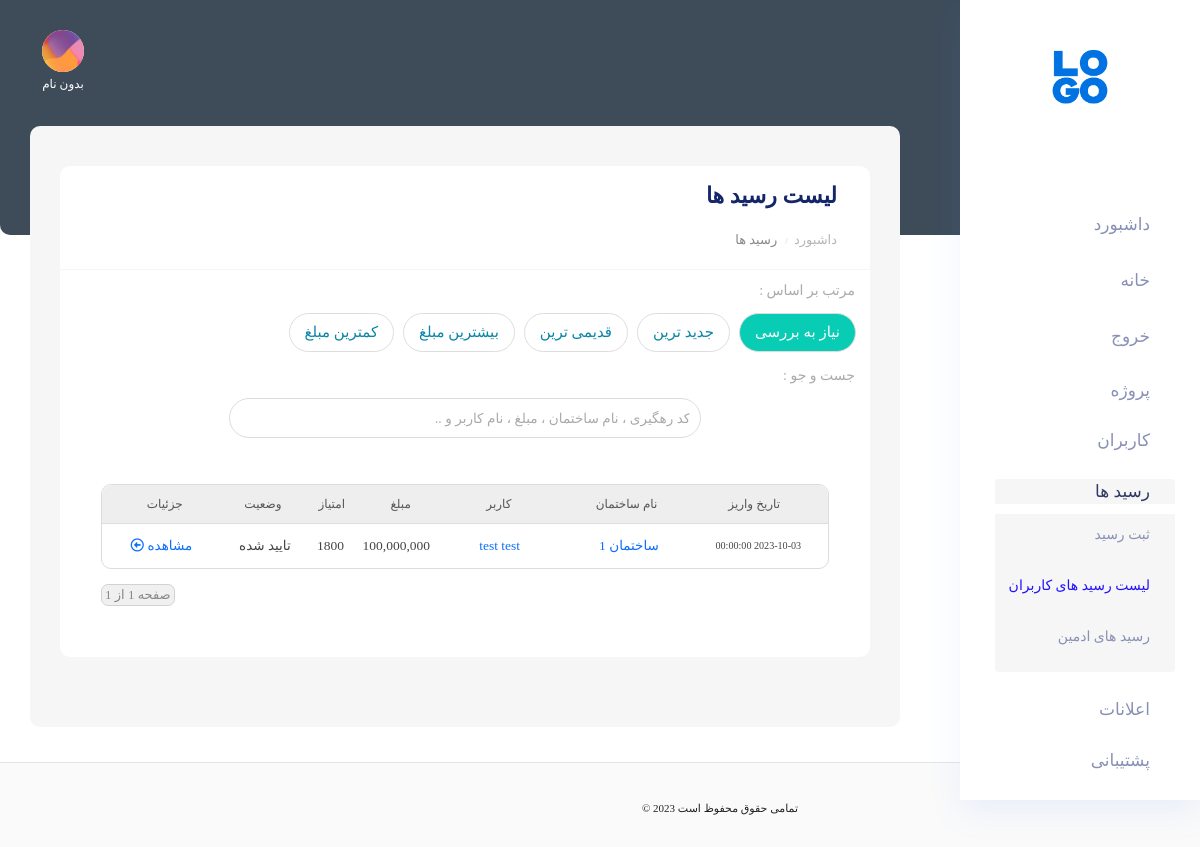
Before: /u/dashboard/receipt/list (signed in) with the older database file.
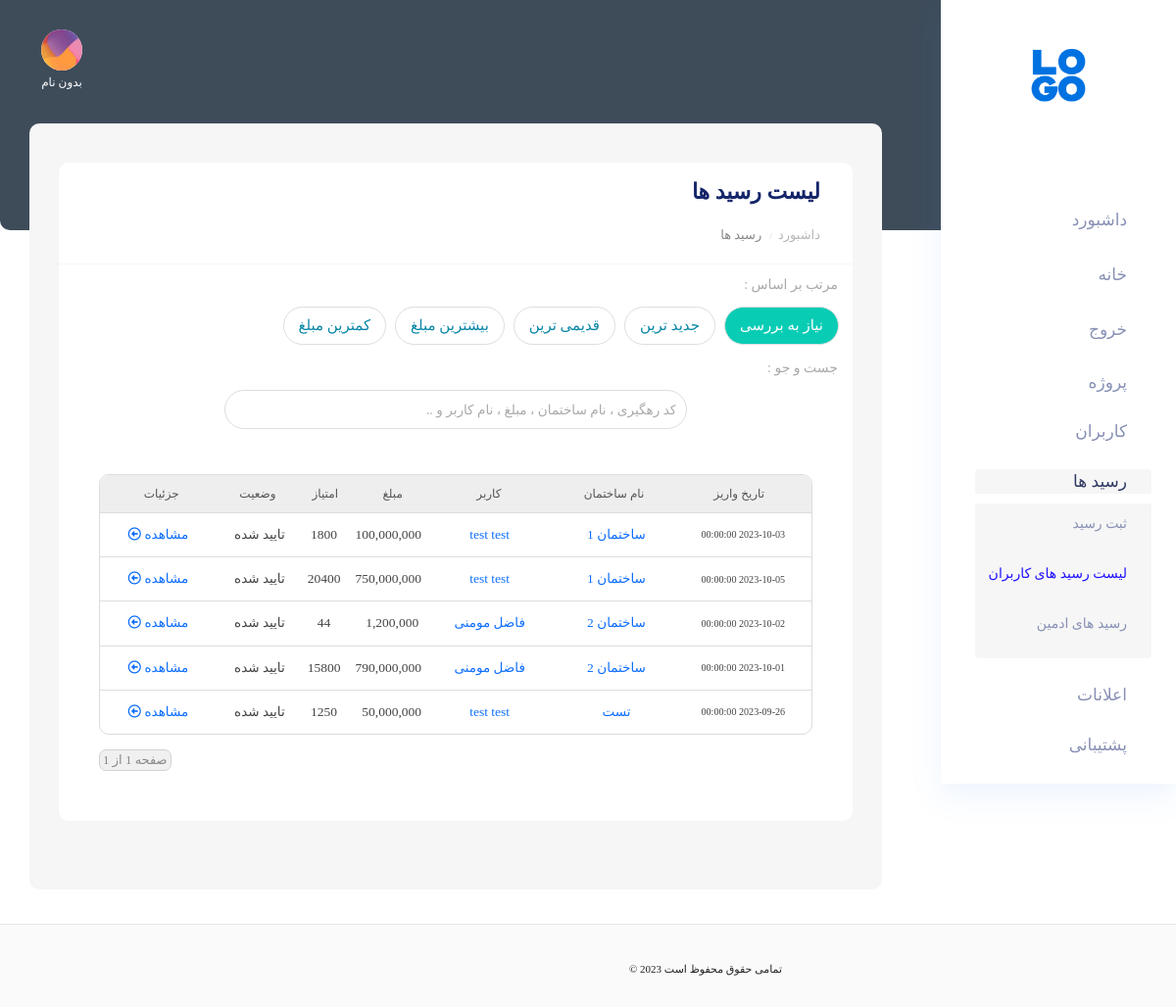
After: the same page with the newer database file.
### receipt/models.py (models this page shows, shortened)
class ReceiptAbstract(BaseModel):
    STATUS_OPTIONS = (
        ('accepted', 'تایید شده'),
        ('pending', 'در صف'),
        ('rejected', 'رد شده')
    )
    tracking_code = models.CharField(max_length=10, default=random_str)
    status = models.CharField(max_length=15, choices=STATUS_OPTIONS, default='pending')
    user = models.ForeignKey('account.User', on_delete=models.CASCADE)
    building = models.ForeignKey(Building, on_delete=models.CASCADE)
    bank_name = models.CharField(max_length=100)
    depositor_name = models.CharField(max_length=100)
    deposit_datetime = models.DateTimeField()
    description = models.TextField(null=True, blank=True)  # by user
    note = models.TextField(null=True, blank=True)  # by admin
    amount = models.PositiveBigIntegerField()
    picture = models.ImageField(upload_to=upload_receipt_pic_src, max_length=3000)
    submited_at = models.DateTimeField(auto_now_add=True)
    ratio_score = models.FloatField(default=1, validators=[MinValueValidator(0), MaxValueValidator(4)])
    class Meta:
        abstract = True
        ordering = '-id',
    def get_deposit_datetime(self):
        return self.deposit_datetime.strftime('%Y-%m-%d %H:%M:%S')

class Receipt(ReceiptAbstract):
    def get_score(self):
        score = 1
        try:
            amount = self.amount
            time_now = utils.get_time(None)
            amount_million = amount / 1_000_000
            days = (time_now - self.deposit_datetime).days or 1
            score = int(days * amount_million) or 1
        except ZeroDivisionError:
            pass
        if score < 0:
            score = 0
        score = score * self.ratio_score
        score = int(score)
        return score
    def get_absolute_url(self):
        return reverse('receipt:receipt_dashboard_detail', args=(self.id,))

class Building(BaseModel):
    name = models.CharField(max_length=200)
    address = models.TextField()
    description = models.TextField(null=True, blank=True)
    project = models.ForeignKey('Project', on_delete=models.CASCADE,null=True)
    is_active = models.BooleanField(default=True)
    progress_percentage = models.IntegerField(default=0, validators=[MinValueValidator(0), MaxValueValidator(100)])
    class Meta:
        ordering = '-id',
    def get_absolute_url(self):
        return reverse('receipt:building_dashboard_detail', args=(self.id,))

### account/models.py (models this page shows, shortened)
class User(AbstractUser):
    ROLE_USER_OPTIONS = (
        ('normal_user', 'کاربر عادی'),
        ('financial_user', 'ادمین مالی'),
        ('super_user', 'ادمین وِیژه'),
    )
    first_name = models.CharField("first name", max_length=150, blank=True, default="بدون نام")
    username = None
    email = models.EmailField("email address", null=True, blank=True, unique=True)
    phonenumber = PhoneNumberField(region='IR', unique=True)
    is_phonenumber_confirmed = models.BooleanField(default=False)
    role = models.CharField(max_length=20, choices=ROLE_USER_OPTIONS, default='normal_user')
    USERNAME_FIELD = "phonenumber"
    REQUIRED_FIELDS = []
    objects = CustomBaseUserManager()
    normal_user = NormalUserManager()
    financial_user = FinancialUserManager()
    super_user = SuperUserManager()
    class Meta:
        ordering = '-id',
    @property
    def is_admin(self):
        return True if self.role in settings.ADMIN_USER_ROLES else False
    @property
    def is_common_admin(self):
        return True if self.role in settings.COMMON_ADMIN_USER_ROLES else False
    @property
    def is_super_admin(self):
        return True if self.role in settings.SUPER_ADMIN_ROLES else False
    def get_full_name(self):
        fl = f'{self.first_name} {self.last_name}'.strip() or 'بدون نام'
        return fl
    def get_image_url(self):
        return '/static/images/dashboard/client_img.png'
    def get_absolute_url(self):
        return reverse('account:user_detail', args=(self.id,))

### receipt/views/dashboard.py (the view, shortened to what this page needs)
# urls.py: path('u/dashboard/receipt/list', dashboard.ReceiptList.as_view(), name='receipt_dashboard_list'),
class ReceiptList(LoginRequiredMixinCustom, View):
    def sort(self, request, objects):
        sort_by = request.GET.get('sort_by', 'need_to_check')
        if sort_by == 'latest':
            objects = objects.order_by('-id')
        elif sort_by == 'oldest':
            objects = objects.order_by('id')
        elif sort_by == 'highest_amount':
            objects = objects.order_by('-amount')
        elif sort_by == 'lowset_amount':
            objects = objects.order_by('amount')
        elif sort_by == 'need_to_check':
            objects = objects.order_by(Case(
                When(status="pending", then=Value(1)),
                When(status="rejected", then=Value(2)),
                When(status="accepted", then=Value(3)),
                default=Value(3)
            )
            )
        return objects
    def search(self, request, objects):
        s = request.GET.get('search')
        if not s:
            return objects
    def get_pagination(self, request, objects):
        page_num = request.GET.get('page', 1)
        pagination = Paginator(objects, 20)
        pagination = pagination.get_page(page_num)
        objects = pagination.object_list
        return objects, pagination
    def get_context(self, request):
        user = request.user
        if user.is_admin:
            receipts = models.Receipt.objects.exclude(receipttask__status='rejected').exclude(
                receipttask__status='pending')
        else:
            receipts = user.get_receipts()
        receipts = self.search(request, receipts)
        receipts = self.sort(request, receipts)
        receipts, pagination = self.get_pagination(request, receipts)
        context = {
            'receipts': receipts,
            'pagination': pagination
        }
        return context
    def get(self, request):
        context = self.get_context(request)
        return render(request, 'receipt/dashboard/receipt/list.html', context)

### core/auth/mixins.py (called while the page is built)
    def dispatch(self, request, *args, **kwargs):
        if not request.user.is_authenticated:
            return self.handle_no_permission()
        if not request.user.is_phonenumber_confirmed:
            return redirect('account:confirm_phonenumber')
        return super().dispatch(request, *args, **kwargs)

### core/utils.py (called while the page is built)
def get_time(frmt='%Y-%m-%d_%H:%M'):
    t = timezone.now()
    if frmt is not None:
        t = t.strftime(frmt)
    return t

### receipt/templates/receipt/dashboard/receipt/list.html (shortened to what the changed rows need)
{% extends 'account/dashboard/components/base/base_template.html' %}
{% block Content %}
    <section class="main_content dashboard_part large_header_bg">
        <div class="main_content_iner">
            <div class="container-fluid p-0 ">
                <div class="col-lg-12">
                    <div class="white_card mb_30">
                        <div class="white_card_body">
                            <div class="card-body">
                                <div class="list-row">
                                    {% for receipt in receipts %}
                                        <div class="detail-row">
                                            <div class="col-2 datetime-convert font-75">
                                                {{ receipt.get_deposit_datetime }}
                                            </div>
                                            <div class="col-2">
                                                <a href="{{ receipt.building.get_absolute_url }}">
                                                    {{ receipt.building.name|truncatechars:30 }}
                                                </a>
                                            </div>
                                            {% if user.is_admin %}
                                                <div class="col-2">
                                                    <a href="{{ receipt.user.get_absolute_url }}">
                                                        {{ receipt.user.get_full_name|truncatechars:10 }}
                                                    </a>
                                                </div>
                                            {% endif %}
                                            <div class="col-1">
                                                <span class="price-el">{{ receipt.amount }}</span>
                                            </div>
                                            <div class="col-1">
                                                {{ receipt.get_score }}
                                            </div>
                                            <div class="col-1">
                                                {% if receipt.status == 'accepted' %}
                                                    تایید شده
                                                    <i class="fa fa-check-circle font-size-10 text-success"></i>
                                                {% elif receipt.status == 'pending' %}
                                                    در صف
                                                    <i class="fa fa-spinner font-size-10 text-warning"></i>
                                                {% elif receipt.status == 'rejected' %}
                                                    رد شده
                                                    <i class="fa fa-times-circle font-size-10 text-danger"></i>
                                                {% endif %}
                                            </div>
                                            <div class="col-2">
                                                <a href="{{ receipt.get_absolute_url }}">
                                                    مشاهده
                                                    <i class="far fa-arrow-alt-circle-left"></i>
                                                </a>
                                            </div>
                                        </div>
                                    {% endfor %}
                                </div>
                            </div>
                        </div>
                    </div>
                </div>
            </div>
        </div>
    </section>
{% endblock %}

Changed rows visible on the page:
now on this page (row edited): Receipt: get_deposit_datetime "2023-10-05 00:00:00", building.name "ساختمان 1", user.get_full_name "test test", amount "750,000,000", get_score "20400", status "تایید شده"
added Receipt: get_deposit_datetime "2023-10-02 00:00:00", building.name "ساختمان 2", user.get_full_name "فاضل مومنی", amount "1,200,000", get_score "44", status "تایید شده"
added Receipt: get_deposit_datetime "2023-10-01 00:00:00", building.name "ساختمان 2", user.get_full_name "فاضل مومنی", amount "790,000,000", get_score "15800", status "تایید شده"
added Receipt: get_deposit_datetime "2023-09-26 00:00:00", building.name "تست", user.get_full_name "test test", amount "50,000,000", get_score "1250", status "تایید شده"
